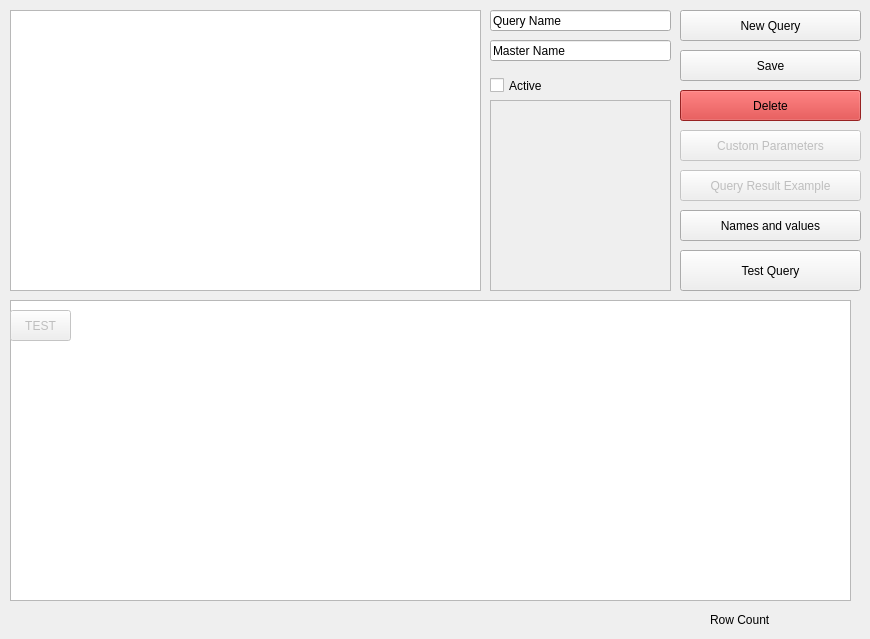
    <widget class="QWidget" name="SQL">
     <attribute name="title">
      <string>SQL</string>
     </attribute>
     <widget class="QTableView" name="queryTable">
      <property name="enabled">
       <bool>true</bool>
      </property>
      <property name="geometry">
       <rect>
        <x>10</x>
        <y>300</y>
        <width>841</width>
        <height>301</height>
       </rect>
      </property>
      <property name="styleSheet">
       <string notr="true"/>
      </property>
      <property name="showGrid">
       <bool>true</bool>
      </property>
      <property name="sortingEnabled">
       <bool>true</bool>
      </property>
     </widget>
     <widget class="QToolButton" name="toolButton">
      <property name="geometry">
       <rect>
        <x>680</x>
        <y>250</y>
        <width>181</width>
        <height>41</height>
       </rect>
      </property>
      <property name="styleSheet">
       <string notr="true"/>
      </property>
      <property name="text">
       <string>Test Query</string>
      </property>
     </widget>
     <widget class="QPlainTextEdit" name="queryEdit">
      <property name="geometry">
       <rect>
        <x>10</x>
        <y>10</y>
        <width>471</width>
        <height>281</height>
       </rect>
      </property>
      <property name="styleSheet">
       <string notr="true"/>
      </property>
     </widget>
     <widget class="QToolButton" name="newQuery">
      <property name="geometry">
       <rect>
        <x>680</x>
        <y>10</y>
        <width>181</width>
        <height>31</height>
       </rect>
      </property>
      <property name="styleSheet">
       <string notr="true"/>
      </property>
      <property name="text">
       <string>New Query</string>
      </property>
     </widget>
     <widget class="QToolButton" name="saveQuery">
      <property name="geometry">
       <rect>
        <x>680</x>
        <y>50</y>
        <width>181</width>
        <height>31</height>
       </rect>
      </property>
      <property name="styleSheet">
       <string notr="true"/>
      </property>
      <property name="text">
       <string>Save</string>
      </property>
     </widget>
     <widget class="QLineEdit" name="queryNameEdit">
      <property name="geometry">
       <rect>
        <x>490</x>
        <y>10</y>
        <width>181</width>
        <height>21</height>
       </rect>
      </property>
      <property name="styleSheet">
       <string notr="true"/>
      </property>
      <property name="text">
       <string>Query Name</string>
      </property>
     </widget>
     <widget class="QLineEdit" name="queryParamEdit">
      <property name="geometry">
       <rect>
        <x>490</x>
        <y>40</y>
        <width>181</width>
        <height>21</height>
       </rect>
      </property>
      <property name="styleSheet">
       <string notr="true"/>
      </property>
      <property name="text">
       <string>Master Name</string>
      </property>
     </widget>
     <widget class="QScrollArea" name="scrollArea">
      <property name="geometry">
       <rect>
        <x>490</x>
        <y>100</y>
        <width>181</width>
        <height>191</height>
       </rect>
      </property>
      <property name="styleSheet">
       <string notr="true"/>
      </property>
      <property name="horizontalScrollBarPolicy">
       <enum>Qt::ScrollBarAlwaysOff</enum>
      </property>
      <property name="widgetResizable">
       <bool>true</bool>
      </property>
      <widget class="QWidget" name="scrollAreaWidgetContents">
       <property name="geometry">
        <rect>
         <x>0</x>
         <y>0</y>
         <width>179</width>
         <height>189</height>
        </rect>
       </property>
       <property name="styleSheet">
        <string notr="true"/>
       </property>
       <layout class="QVBoxLayout" name="verticalLayout_2">
        <item>
         <layout class="QVBoxLayout" name="scrollLayout"/>
        </item>
       </layout>
      </widget>
     </widget>
     <widget class="QToolButton" name="queryDelete">
      <property name="geometry">
       <rect>
        <x>680</x>
        <y>90</y>
        <width>181</width>
        <height>31</height>
       </rect>
      </property>
      <property name="styleSheet">
       <string notr="true">background-color: #d32f2f;</string>
      </property>
      <property name="text">
       <string>Delete</string>
      </property>
     </widget>
     <widget class="QCheckBox" name="queryActive">
      <property name="geometry">
       <rect>
        <x>490</x>
        <y>70</y>
        <width>111</width>
        <height>31</height>
       </rect>
      </property>
      <property name="text">
       <string>Active</string>
      </property>
     </widget>
     <widget class="QToolButton" name="toolButton_2">
      <property name="enabled">
       <bool>false</bool>
      </property>
      <property name="geometry">
       <rect>
        <x>10</x>
        <y>310</y>
        <width>61</width>
        <height>31</height>
       </rect>
      </property>
      <property name="styleSheet">
       <string notr="true"/>
      </property>
      <property name="text">
       <string>TEST</string>
      </property>
     </widget>
     <widget class="QToolButton" name="toolButton_3">
      <property name="enabled">
       <bool>false</bool>
      </property>
      <property name="geometry">
       <rect>
        <x>680</x>
        <y>170</y>
        <width>181</width>
        <height>31</height>
       </rect>
      </property>
      <property name="styleSheet">
       <string notr="true"/>
      </property>
      <property name="text">
       <string>Query Result Example</string>
      </property>
     </widget>
     <widget class="QLabel" name="sqlDataCount">
      <property name="geometry">
       <rect>
        <x>800</x>
        <y>610</y>
        <width>51</width>
        <height>20</height>
       </rect>
      </property>
      <property name="text">
       <string/>
      </property>
     </widget>
     <widget class="QLabel" name="sqlDataCount_2">
      <property name="geometry">
       <rect>
        <x>710</x>
        <y>610</y>
        <width>91</width>
        <height>20</height>
       </rect>
      </property>
      <property name="text">
       <string>Row Count</string>
      </property>
     </widget>
     <widget class="QToolButton" name="paramTest">
      <property name="enabled">
       <bool>false</bool>
      </property>
      <property name="geometry">
       <rect>
        <x>80</x>
        <y>310</y>
        <width>61</width>
        <height>31</height>
       </rect>
      </property>
      <property name="styleSheet">
       <string notr="true"/>
      </property>
      <property name="text">
       <string>Param</string>
      </property>
     </widget>
     <widget class="QToolButton" name="tableNames">
      <property name="geometry">
       <rect>
        <x>680</x>
        <y>210</y>
        <width>181</width>
        <height>31</height>
       </rect>
      </property>
      <property name="styleSheet">
       <string notr="true"/>
      </property>
      <property name="text">
       <string>Names and values</string>
      </property>
     </widget>
     <widget class="QToolButton" name="customParameters">
      <property name="enabled">
       <bool>false</bool>
      </property>
      <property name="geometry">
       <rect>
        <x>680</x>
        <y>130</y>
        <width>181</width>
        <height>31</height>
       </rect>
      </property>
      <property name="styleSheet">
       <string notr="true"/>
      </property>
      <property name="text">
       <string>Custom Parameters</string>
      </property>
     </widget>
     <zorder>paramTest</zorder>
     <zorder>queryTable</zorder>
     <zorder>toolButton</zorder>
     <zorder>queryEdit</zorder>
     <zorder>newQuery</zorder>
     <zorder>saveQuery</zorder>
     <zorder>queryNameEdit</zorder>
     <zorder>queryParamEdit</zorder>
     <zorder>scrollArea</zorder>
     <zorder>queryDelete</zorder>
     <zorder>queryActive</zorder>
     <zorder>toolButton_2</zorder>
     <zorder>toolButton_3</zorder>
     <zorder>sqlDataCount</zorder>
     <zorder>sqlDataCount_2</zorder>
     <zorder>tableNames</zorder>
     <zorder>customParameters</zorder>
    </widget>
